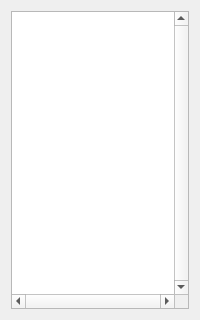
<?xml version="1.0" encoding="UTF-8"?>
<ui version="4.0">
 <class>MainWindow</class>
 <widget class="QMainWindow" name="MainWindow">
  <property name="geometry">
   <rect>
    <x>0</x>
    <y>0</y>
    <width>200</width>
    <height>320</height>
   </rect>
  </property>
  <property name="windowTitle">
   <string>MainWindow</string>
  </property>
  <widget class="QWidget" name="centralWidget">
   <layout class="QHBoxLayout" name="horizontalLayout">
    <item>
     <widget class="QPlainTextEdit" name="eventTextBox">
      <property name="verticalScrollBarPolicy">
       <enum>Qt::ScrollBarAlwaysOn</enum>
      </property>
      <property name="horizontalScrollBarPolicy">
       <enum>Qt::ScrollBarAlwaysOn</enum>
      </property>
      <property name="readOnly">
       <bool>true</bool>
      </property>
     </widget>
    </item>
   </layout>
  </widget>
  <widget class="QMenuBar" name="menuBar">
   <property name="geometry">
    <rect>
     <x>0</x>
     <y>0</y>
     <width>200</width>
     <height>21</height>
    </rect>
   </property>
  </widget>
 </widget>
 <layoutdefault spacing="6" margin="11"/>
 <resources/>
 <connections/>
</ui>
